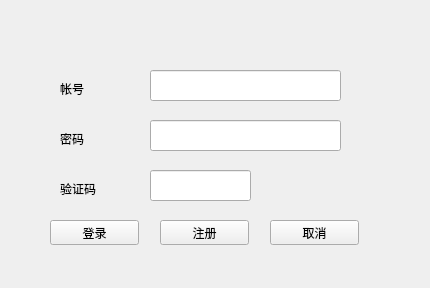
<?xml version="1.0" encoding="UTF-8"?>
<ui version="4.0">
 <class>LoginWin</class>
 <widget class="QWidget" name="LoginWin">
  <property name="geometry">
   <rect>
    <x>0</x>
    <y>0</y>
    <width>430</width>
    <height>288</height>
   </rect>
  </property>
  <property name="windowTitle">
   <string>Form</string>
  </property>
  <widget class="QPushButton" name="BtnOK">
   <property name="geometry">
    <rect>
     <x>50</x>
     <y>220</y>
     <width>89</width>
     <height>25</height>
    </rect>
   </property>
   <property name="text">
    <string>登录</string>
   </property>
  </widget>
  <widget class="QPushButton" name="BtnCancel">
   <property name="geometry">
    <rect>
     <x>270</x>
     <y>220</y>
     <width>89</width>
     <height>25</height>
    </rect>
   </property>
   <property name="text">
    <string>取消</string>
   </property>
  </widget>
  <widget class="QLabel" name="labusrname">
   <property name="geometry">
    <rect>
     <x>60</x>
     <y>80</y>
     <width>67</width>
     <height>17</height>
    </rect>
   </property>
   <property name="text">
    <string>帐号</string>
   </property>
  </widget>
  <widget class="QPushButton" name="BtnRgs">
   <property name="geometry">
    <rect>
     <x>160</x>
     <y>220</y>
     <width>89</width>
     <height>25</height>
    </rect>
   </property>
   <property name="text">
    <string>注册</string>
   </property>
  </widget>
  <widget class="QLineEdit" name="Editusrid">
   <property name="geometry">
    <rect>
     <x>150</x>
     <y>70</y>
     <width>191</width>
     <height>31</height>
    </rect>
   </property>
  </widget>
  <widget class="QLineEdit" name="Editusrpwd">
   <property name="geometry">
    <rect>
     <x>150</x>
     <y>120</y>
     <width>191</width>
     <height>31</height>
    </rect>
   </property>
  </widget>
  <widget class="QLabel" name="labusrpwd">
   <property name="geometry">
    <rect>
     <x>60</x>
     <y>130</y>
     <width>67</width>
     <height>17</height>
    </rect>
   </property>
   <property name="text">
    <string>密码</string>
   </property>
  </widget>
  <widget class="QLabel" name="labusrname_2">
   <property name="geometry">
    <rect>
     <x>60</x>
     <y>180</y>
     <width>67</width>
     <height>17</height>
    </rect>
   </property>
   <property name="text">
    <string>验证码</string>
   </property>
  </widget>
  <widget class="QLineEdit" name="EditVfcd">
   <property name="geometry">
    <rect>
     <x>150</x>
     <y>170</y>
     <width>101</width>
     <height>31</height>
    </rect>
   </property>
  </widget>
  <widget class="VerificationCodeLabel" name="LabVfcd">
   <property name="geometry">
    <rect>
     <x>270</x>
     <y>176</y>
     <width>71</width>
     <height>31</height>
    </rect>
   </property>
   <property name="text">
    <string/>
   </property>
  </widget>
  <widget class="QLabel" name="label">
   <property name="geometry">
    <rect>
     <x>300</x>
     <y>130</y>
     <width>31</width>
     <height>17</height>
    </rect>
   </property>
   <property name="text">
    <string/>
   </property>
  </widget>
 </widget>
 <customwidgets>
  <customwidget>
   <class>VerificationCodeLabel</class>
   <extends>QLabel</extends>
   <header>verificationcodelabel.h</header>
  </customwidget>
 </customwidgets>
 <resources/>
 <connections/>
</ui>
